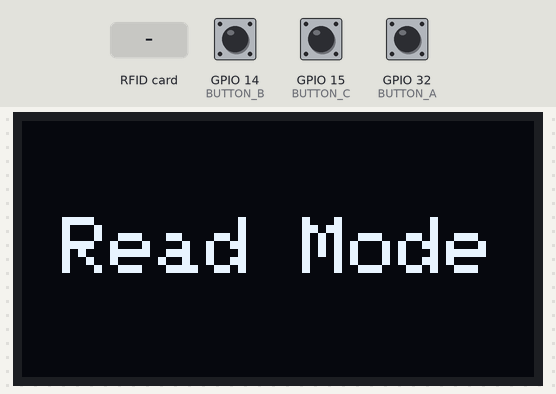
The program below on a simulated ESP32. Shown: 128×64 one-colour display. The test bench sets the inputs (shaded band); at power-on: GPIO 32 (BUTTON_A) HIGH, GPIO 14 (BUTTON_B) HIGH, GPIO 15 (BUTTON_C) HIGH.

Above: at 0.1 s.
2.1 s: GPIO 32 (BUTTON_A) pulled LOW for 0.15 s
At 2.8 s:
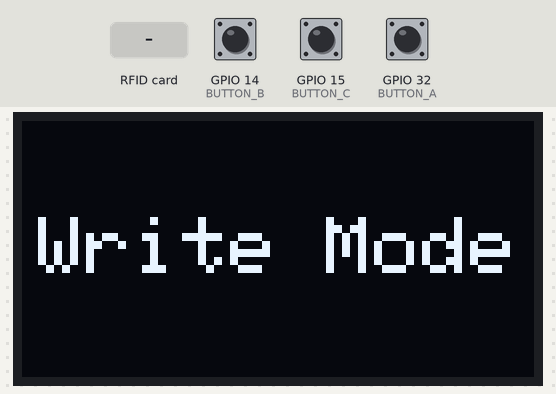
4.5 s: RFID card 5E 7A 19 C4 held to the reader
At 5.1 s:
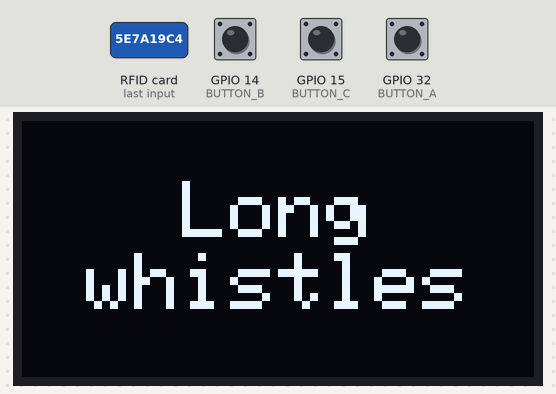
6.8 s: GPIO 14 (BUTTON_B) pulled LOW for 0.15 s
At 7.5 s:
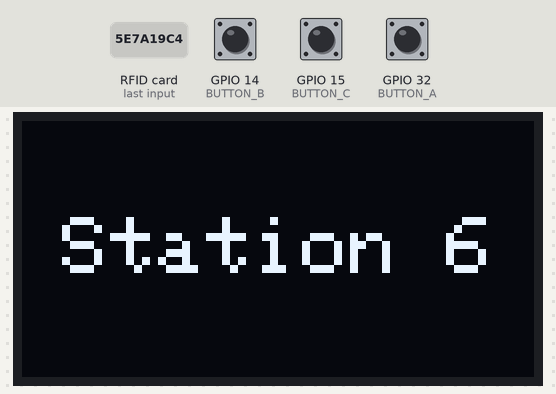
9.2 s: GPIO 14 (BUTTON_B) pulled LOW for 1 s
At 9.9 s:
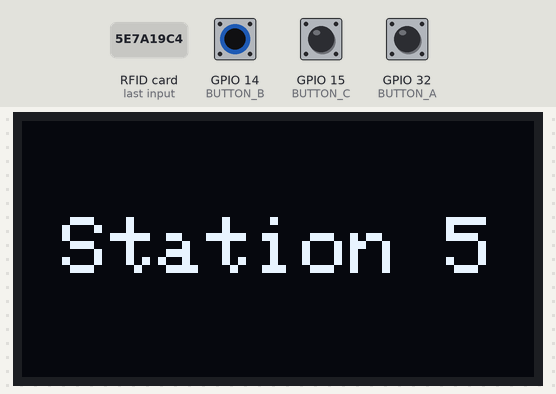
11.7 s: GPIO 32 (BUTTON_A) pulled LOW for 1 s
At 12.1 s:
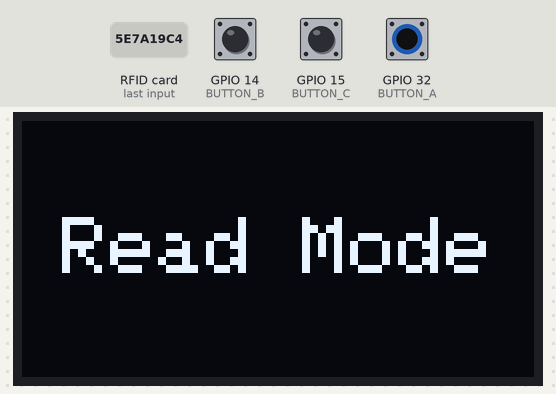
14.2 s: GPIO 14 (BUTTON_B) driven LOW and GPIO 32 (BUTTON_A) driven LOW
At 15.5 s:
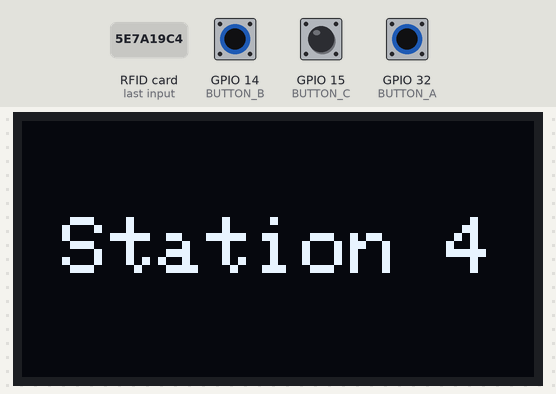
Timing chart, 0 to 17.2 s (numbered marks = the images above; inputs shaded):
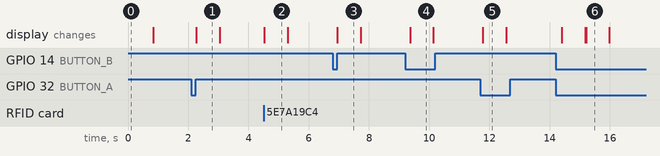

The program:

main.cpp
```cpp
#include <Wire.h>
#include <SPI.h>
#include <Adafruit_GFX.h>
#include <Adafruit_SH110X.h>
#include <Adafruit_PN532.h>
#include <SimpleTimer.h>

// Pin Definitions
#define PN532_SS 13
#define BUTTON_A 32
#define BUTTON_B 14
#define BUTTON_C 15

#define D_DELAY 750  // Reduced for better button responsiveness

Adafruit_SH1107 display(64, 128, &Wire);
Adafruit_PN532 nfc(PN532_SS, &SPI);

enum Mode { WRITE_MODE = 0, READ_MODE = 1 };
Mode mode = READ_MODE;

#define NUM_TRAIN_COMMANDS 19
#define TRAIN_COMMAND_STR_LENGTH 32
int trainCommandIndex = 1;

SimpleTimer timer;

uint8_t keya[6] = {0xFF, 0xFF, 0xFF, 0xFF, 0xFF, 0xFF};

// Modified array structure - two strings per command for easier display
// First string is top line, second string is bottom line (empty string means single line)
const char trainCommandTextArray[NUM_TRAIN_COMMANDS][2][TRAIN_COMMAND_STR_LENGTH] = {
  {"", ""},               // 0 - Empty
  {"Long", "whistles"},   // 1
  {"Whistle", ""},        // 2
  {"Short", "whistle"},   // 3
  {"Bell", ""},           // 4
  {"Speed 20%", ""},      // 5
  {"Speed 40%", ""},      // 6
  {"Speed 60%", ""},      // 7
  {"Speed 80%", ""},      // 8
  {"Speed 100%", ""},     // 9
  {"Park", "Trigger 1"},  // 10
  {"Park", "Trigger 2"},  // 11
  {"Park", ""},           // 12
  {"Station 1", ""},      // 13
  {"Station 2", ""},      // 14
  {"Station 3", ""},      // 15
  {"Station 4", ""},      // 16
  {"Station 5", ""},      // 17
  {"Station 6", ""}       // 18
};

// This combined array is used for RFID reading/writing to maintain compatibility
char combinedCommandArray[NUM_TRAIN_COMMANDS][TRAIN_COMMAND_STR_LENGTH];

// Function prototypes - needed for PlatformIO compilation
void displayCenteredText(const char* text, int delayTime);
void displayCenteredTextTwoLines(const char* line1, const char* line2, int delayTime);
void smartDisplay(const char* line1, const char* line2);
void commandDisplay(int command);
int tFIMatch(byte tagText[]);
void RFID(uint8_t* uid, uint8_t uidLength);
void buttons();

// Display text centered on display
void displayCenteredText(const char* text, int delayTime) {
  display.clearDisplay();
  display.setTextSize(2);
  int16_t x1, y1;
  uint16_t w, h;
  display.getTextBounds(text, 0, 0, &x1, &y1, &w, &h);
  display.setCursor((display.width() - w) / 2, (display.height() - h) / 2);
  display.print(text);
  display.display();
  delay(delayTime);
  display.clearDisplay();  // Clears after delay
  display.display();
}

// Display two lines of text centered on display
void displayCenteredTextTwoLines(const char* line1, const char* line2, int delayTime) {
  display.clearDisplay();
  display.setTextSize(2);

  int16_t x1, y1, x2, y2;
  uint16_t w1, h1, w2, h2;

  // Measure both lines independently
  display.getTextBounds(line1, 0, 0, &x1, &y1, &w1, &h1);

  // If there's no second line text, center the first line vertically
  if (line2[0] == '\0') {
    display.setCursor((display.width() - w1) / 2, (display.height() - h1) / 2);
    display.print(line1);
  } else {
    // Calculate for two lines
    display.getTextBounds(line2, 0, 0, &x2, &y2, &w2, &h2);

    // Total height calculation for vertical centering
    int totalHeight = h1 + h2 + 2;  // 2 pixels gap
    int startY = (display.height() - totalHeight) / 2;

    // Set cursor and print first line centered
    display.setCursor((display.width() - w1) / 2, startY);
    display.print(line1);

    // Set cursor and print second line centered
    display.setCursor((display.width() - w2) / 2, startY + h1 + 2);
    display.print(line2);
  }

  display.display();

  // Instead of blocking with delay(), we'll use a non-blocking method
  // The original function used a delay and then cleared the display
  // We'll keep this behavior but make it non-blocking in a real application
  delay(delayTime); // Still using delay for simplicity in this example

  // Clear display after delay
  display.clearDisplay();
  display.display();
}

// Simplified wrapper for displayCenteredTextTwoLines
void smartDisplay(const char* line1, const char* line2) {
  displayCenteredTextTwoLines(line1, line2, D_DELAY);
}

// Display a command from the array
void commandDisplay(int command) {
  if (command >= 0 && command < NUM_TRAIN_COMMANDS)
    displayCenteredTextTwoLines(
      trainCommandTextArray[command][0],
      trainCommandTextArray[command][1],
      D_DELAY
    );
  else
    displayCenteredTextTwoLines("No Match!", "", D_DELAY);
}

// Match tag text with commands in array
int tFIMatch(byte tagText[]) {
  for (int i = 0; i < NUM_TRAIN_COMMANDS; i++) {
    if (!strcmp((char*)tagText, combinedCommandArray[i])) {
      return i;
    }
  }
  return -1;
}

// Write command to RFID tag
void RFID(uint8_t* uid, uint8_t uidLength) {
  if (!nfc.mifareclassic_AuthenticateBlock(uid, uidLength, 4, 0, keya)) {
    smartDisplay("Auth", "failed");
    return;
  }

  for (int i = 0; i < 2; i++) {
    uint8_t blockData[16] = {0};
    memcpy(blockData, &combinedCommandArray[trainCommandIndex][i * 16], 16);
    if (!nfc.mifareclassic_WriteDataBlock(4 + i, blockData)) {
      smartDisplay("Write", "failed");
      return;
    }
  }

  // Display what was written using our two-line format
  displayCenteredTextTwoLines(
    trainCommandTextArray[trainCommandIndex][0],
    trainCommandTextArray[trainCommandIndex][1],
    D_DELAY
  );
}

// Handle button presses
void buttons() {
  static bool lastAState = HIGH, lastBState = HIGH, lastCState = HIGH;
  static unsigned long lastButtonTime = 0;
  bool a = digitalRead(BUTTON_A);
  bool b = digitalRead(BUTTON_B);
  bool c = digitalRead(BUTTON_C);
  unsigned long currentTime = millis();

  // Only process button presses if enough time has passed since the last press
  if (currentTime - lastButtonTime > 100) { // 100ms debounce time
    if (a == LOW && lastAState == HIGH) {
      lastButtonTime = currentTime;
      mode = (mode == WRITE_MODE) ? READ_MODE : WRITE_MODE;
      smartDisplay((mode == WRITE_MODE) ? "Write Mode" : "Read Mode", "");
    }

    if (mode == WRITE_MODE) {
      if (c == LOW && lastCState == HIGH) {
        lastButtonTime = currentTime;
        trainCommandIndex = (trainCommandIndex + 1) % NUM_TRAIN_COMMANDS;
        if (trainCommandIndex == 0) trainCommandIndex = 1;
        commandDisplay(trainCommandIndex);
      }
      if (b == LOW && lastBState == HIGH) {
        lastButtonTime = currentTime;
        trainCommandIndex = (trainCommandIndex - 1);
        if (trainCommandIndex <= 0) trainCommandIndex = NUM_TRAIN_COMMANDS - 1;
        commandDisplay(trainCommandIndex);
      }
    }
  }

  lastAState = a;
  lastBState = b;
  lastCState = c;
}

void setup() {
  Serial.begin(115200);
  SPI.begin();
  nfc.begin();

  // Combine the two-line arrays into single strings for RFID operations
  for (int i = 0; i < NUM_TRAIN_COMMANDS; i++) {
    if (trainCommandTextArray[i][1][0] == '\0') {
      // Only first line has content
      strcpy(combinedCommandArray[i], trainCommandTextArray[i][0]);
    } else {
      // Both lines have content - combine with space
      sprintf(combinedCommandArray[i], "%s %s",
              trainCommandTextArray[i][0],
              trainCommandTextArray[i][1]);
    }
  }

  if (!nfc.getFirmwareVersion()) {
    Serial.println("Didn't find PN53x board");
    while (1);
  }
  nfc.SAMConfig();

  if (!display.begin(0x3C, true)) {
    Serial.println("SH1107 allocation failed");
    while (1);
  }
  display.setRotation(3);
  display.setTextColor(SH110X_WHITE);
  display.clearDisplay();

  pinMode(BUTTON_A, INPUT_PULLUP);
  pinMode(BUTTON_B, INPUT_PULLUP);
  pinMode(BUTTON_C, INPUT_PULLUP);

  smartDisplay("Read Mode", "");
  timer.setInterval(50, buttons);
}

void loop() {
  timer.run();

  uint8_t uid[7];
  uint8_t uidLength;

  if (nfc.readPassiveTargetID(PN532_MIFARE_ISO14443A, uid, &uidLength, 200)) {
    if (mode == READ_MODE) {
      if (!nfc.mifareclassic_AuthenticateBlock(uid, uidLength, 4, 0, keya)) {
        smartDisplay("Auth", "failed");
        return;
      }

      byte buffer[32];
      bool success = true;
      for (int i = 0; i < 2; i++) {
        if (!nfc.mifareclassic_ReadDataBlock(4 + i, &buffer[i * 16])) {
          smartDisplay("Read", "failed");
          success = false;
          break;
        }
      }
      if (success) {
        int commandIndex = tFIMatch(buffer);
        if (commandIndex >= 0) commandDisplay(commandIndex);
        else smartDisplay("No Match!", "");
      }
    } else if (mode == WRITE_MODE) {
      RFID(uid, uidLength);
    }
  }
}
```

Measured:
- after the input at 2.1 s, the display: changes after 0.17 s (image 1)
- after the input at 4.5 s, the display: changes at once (image 2)
- after the input at 6.8 s, the display: changes after 0.15 s (image 3)
- after the input at 9.2 s, the display: changes after 0.17 s (image 4)
- after the input at 11.7 s, the display: changes after 0.09 s (image 5)
- after the input at 14.2 s, the display: first changes after 0.21 s (image 6 shows a later state)
- what the display in image 1 shows lasts 0.7 s, from 2.3 s to 3.0 s
